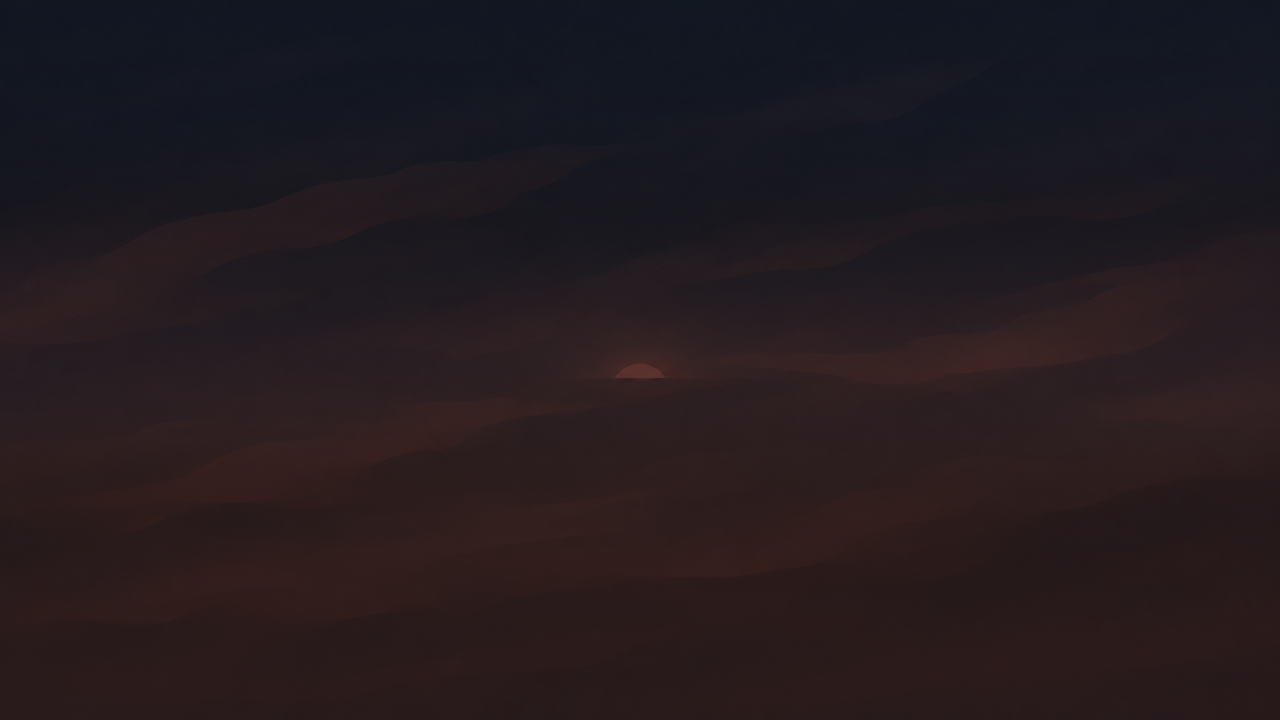
#> input picture assets/deserto/fundo/DF200_ceu.png, 2560 x 1440 px, found by its file name (shown at 1/2 size); the run also reads 1 picture not shown here
$ python import_deserto_fundos.py
#> lines starting #> are read from the running program, lines starting #| are printed output that depends on the picture
"""Importa os fundos refeitos do Deserto (DF200 e DF201, das entregas aprovadas) para assets/deserto/fundo/.
Cópias fiéis, com uma exceção: na DF201_proximo (repetida a cada 2.560 px) as colunas 0 e 2.559 vieram
iguais entre si, ~2 níveis mais claras que as vizinhas, entre duas colunas mais escuras de cada lado (a borda
foi espelhada), e formavam um fio de 2 px na emenda. A cópia do jogo troca as 8 colunas da emenda
(2.556–2.559 e 0–3) pela interpolação entre as colunas 2.555 e 4.
O script também confere as medidas que a montagem em scripts/desert.gd supõe.
uso: python tools/import_deserto_fundos.py
"""
from pathlib import Path
import shutil
import numpy as np
from PIL import Image

ROOT = Path(__file__).resolve().parents[1]
DST = ROOT / "assets/deserto/fundo"
PECAS = {  # arquivo: (pasta da entrega, tamanho esperado)
    "DF200_ceu.png": ("DF200", (2560, 1440)),
    "DF201_distante.png": ("DF201", (2560, 840)),
    "DF201_proximo.png": ("DF201", (2560, 840)),
}


def main() -> None:
    DST.mkdir(parents=True, exist_ok=True)
    for n, (pasta, size) in PECAS.items():
        src = ROOT / "colaboracao/entregas" / pasta / n
        im = Image.open(src)
#> im is the input picture: PIL image 2560x1440 RGB; mean R, G, B 35.7, 26.7, 30.8
        assert im.size == size, f"{n}: {im.size} (esperado {size})"
        if n == "DF201_proximo.png":
            a = np.asarray(im.convert("RGBA")).astype(float)
            # a borda veio espelhada: duas colunas mais escuras de cada lado e o par claro no centro;
            # as 8 colunas da emenda (2556–2559 e 0–3) viram a interpolação entre a 2555 e a 4
            left, right = a[:, -5].copy(), a[:, 4].copy()
            for j, c in enumerate([-4, -3, -2, -1, 0, 1, 2, 3]):
                t = (j + 1) / 9
                a[:, c] = left * (1 - t) + right * t
            Image.fromarray(np.clip(np.rint(a), 0, 255).astype(np.uint8)).save(DST / n)
            print(f"{n:22s} {im.size} {im.mode}  emenda refeita: colunas 2556–2559 e 0–3 interpoladas entre 2555 e 4")
        else:
            shutil.copyfile(src, DST / n)
            print(f"{n:22s} {im.size} {im.mode}")
#| DF200_ceu.png          (2560, 1440) RGB
#> pass 2 of the loop in main, `for n, (pasta, size) in PECAS.items():`:
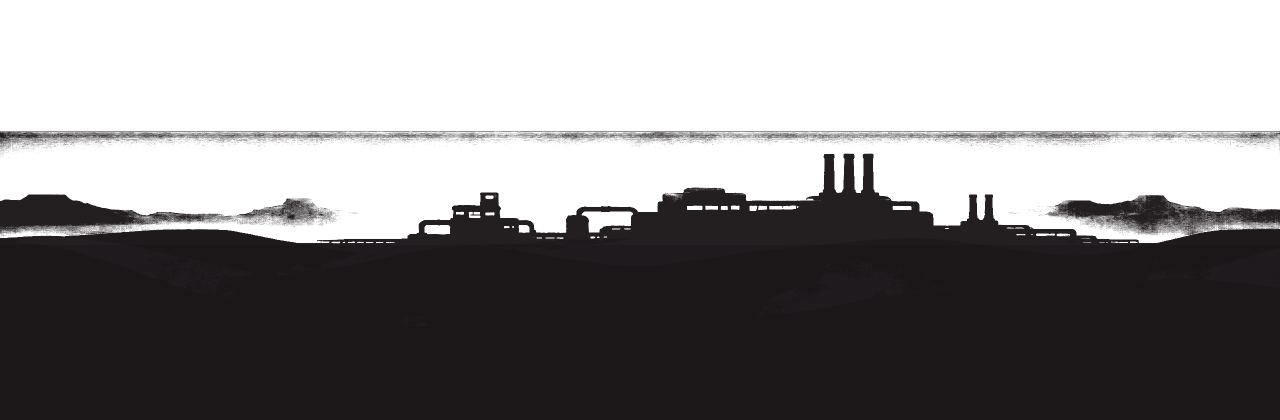
#> input picture colaboracao/entregas/DF201/DF201_distante.png, 2560 x 840 px (shown at 1/2 size)
#> in main, im is the input picture: PIL image 2560x840 RGBA; mean R, G, B, A 15.1, 12.9, 13.9, 127
#| DF201_distante.png     (2560, 840) RGBA
    a = np.asarray(Image.open(DST / "DF201_proximo.png").convert("RGBA")).astype(int)
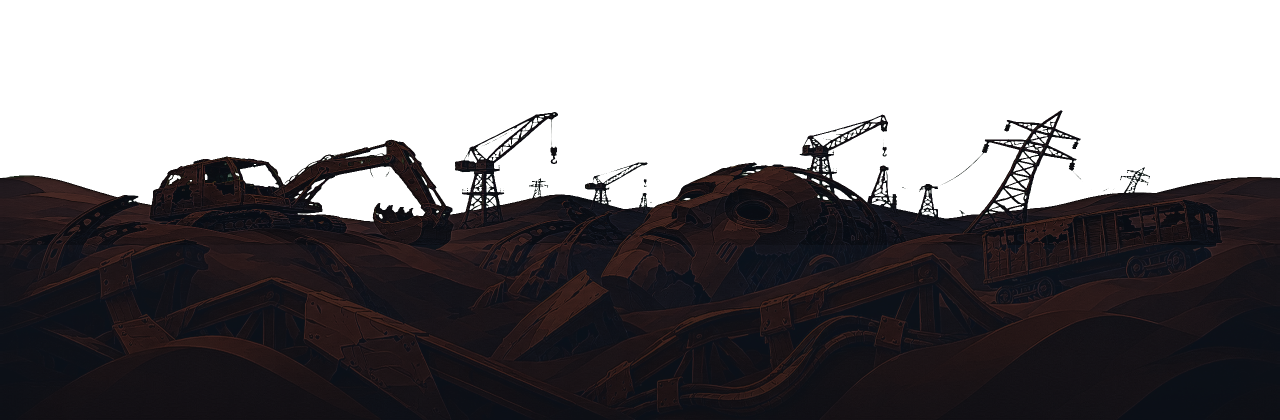
#> a: shape (840, 2560, 4) int64 (shown at 1/2 size); mean R, G, B, A 13.8, 11, 13.2, 142.5; transparent parts drawn white
    lum = 0.2126 * a[..., 0] + 0.7152 * a[..., 1] + 0.0722 * a[..., 2]
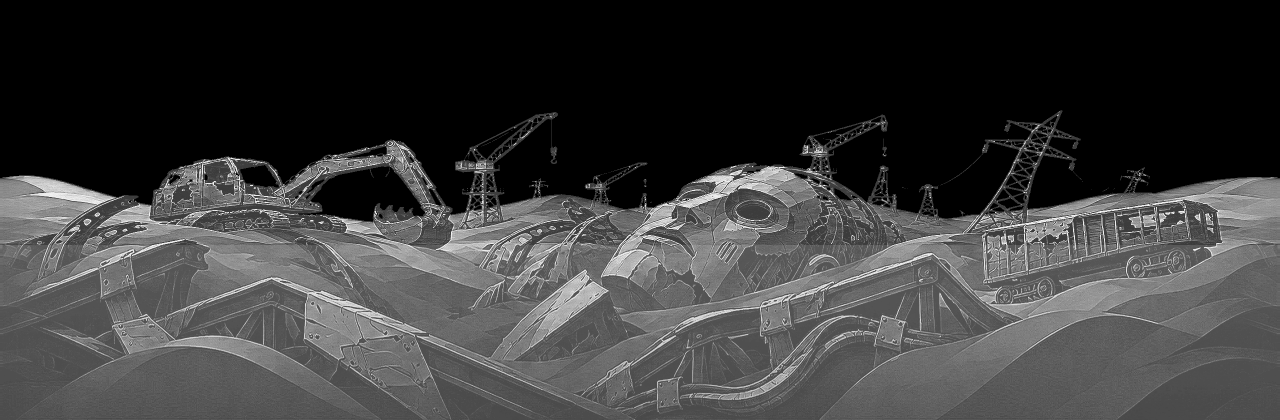
#> lum: shape (840, 2560) float64 (shown at 1/2 size); min 0, max 50.04, mean 11.8; drawn with min black and max white
    print("DF201_proximo: luma média (0–255) das colunas 2554, 2556, 2558, 2559 | 0, 1, 3, 5:",
          [round(lum[200:, c].mean(), 2) for c in (2554, 2556, 2558, 2559, 0, 1, 3, 5)])
#| DF201_proximo: luma média (0–255) das colunas 2554, 2556, 2558, 2559 | 0, 1, 3, 5: [14.97, 14.95, 14.95, 14.95, 14.95, 14.95, 14.95, 14.97]
    for n in ("DF201_distante.png", "DF201_proximo.png"):
        b = np.asarray(Image.open(DST / n).convert("RGBA"))[..., 3]
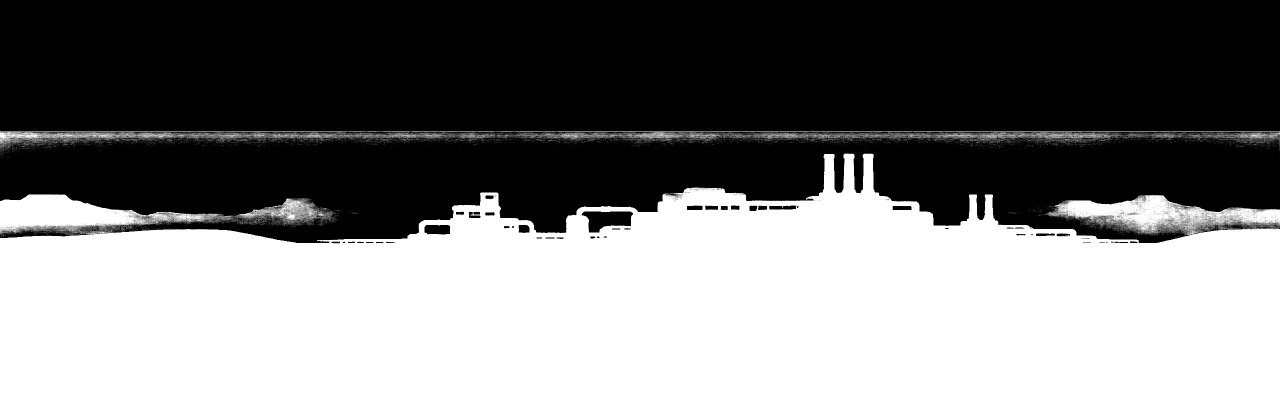
#> b: shape (840, 2560) (shown at 1/2 size); min 0, max 255, mean 127
        print(f"{n}: alpha máx acima de y 190 = {b[:190].max()}, alpha mín de y 490 para baixo = {b[490:].min()}")
#| DF201_distante.png: alpha máx acima de y 190 = 0, alpha mín de y 490 para baixo = 255
#> pass 2 of the loop in main, `for n in ("DF201_distante.png", "DF201_proximo.png"):`:
#> in main, `b = np.asarray(Image.open(DST / n).convert("RGBA"))[..., 3]`:
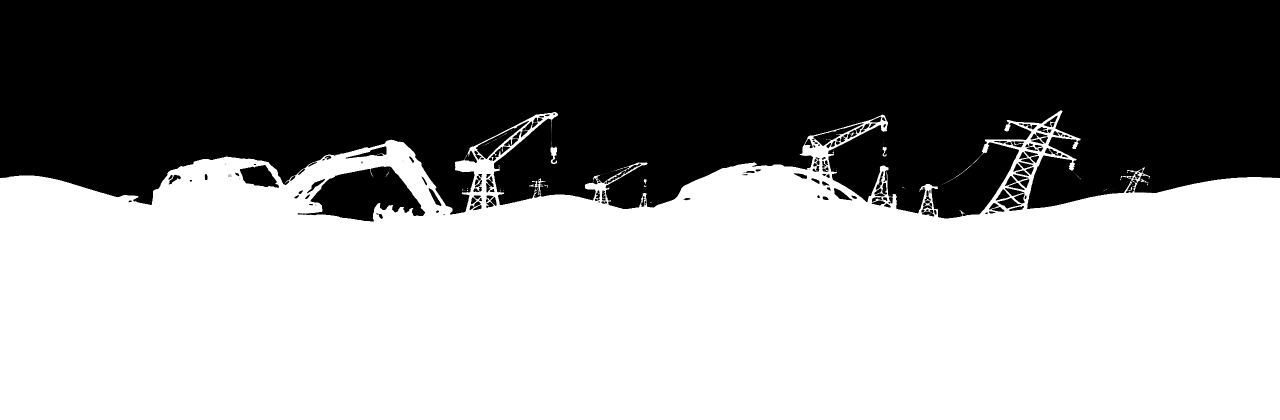
#> b: shape (840, 2560) (shown at 1/2 size); min 0, max 255, mean 142.5
#| DF201_proximo.png: alpha máx acima de y 190 = 0, alpha mín de y 490 para baixo = 255


if __name__ == "__main__":
    main()
